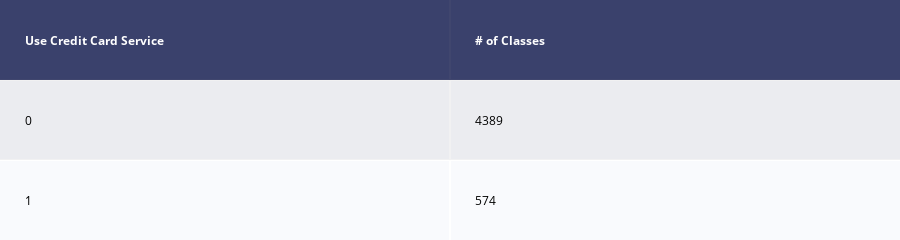

Notebook cell for this chart:
### Code cell
draw_col_shape(df_prediction,var_to_predict)

### Figure 1 — Plotly figure (JSON) as saved in the notebook; plotly's stock layout.template omitted (floating-point values rounded to 4 significant figures)
{"data": [{"colorscale": [[0, "#00083e"], [0.5, "#ededee"], [1, "#ffffff"]], "hoverinfo": "none", "opacity": 0.75, "showscale": false, "type": "heatmap", "z": [[0, 0], [0.5, 0.5], [1, 1]]}], "layout": {"annotations": [{"align": "left", "font": {"color": "#ffffff"}, "showarrow": false, "text": "<b>Use Credit Card Service</b>", "x": -0.45, "xanchor": "left", "xref": "x", "y": 0, "yref": "y"}, {"align": "left", "font": {"color": "#ffffff"}, "showarrow": false, "text": "<b># of Classes</b>", "x": 0.55, "xanchor": "left", "xref": "x", "y": 0, "yref": "y"}, {"align": "left", "font": {"color": "#000000"}, "showarrow": false, "text": "0", "x": -0.45, "xanchor": "left", "xref": "x", "y": 1, "yref": "y"}, {"align": "left", "font": {"color": "#000000"}, "showarrow": false, "text": "4389", "x": 0.55, "xanchor": "left", "xref": "x", "y": 1, "yref": "y"}, {"align": "left", "font": {"color": "#000000"}, "showarrow": false, "text": "1", "x": -0.45, "xanchor": "left", "xref": "x", "y": 2, "yref": "y"}, {"align": "left", "font": {"color": "#000000"}, "showarrow": false, "text": "574", "x": 0.55, "xanchor": "left", "xref": "x", "y": 2, "yref": "y"}], "height": 140, "margin": {"b": 0, "l": 0, "r": 0, "t": 0}, "xaxis": {"dtick": 1, "gridwidth": 2, "showticklabels": false, "tick0": -0.5, "ticks": "", "zeroline": false}, "yaxis": {"autorange": "reversed", "dtick": 1, "gridwidth": 2, "showticklabels": false, "tick0": 0.5, "ticks": "", "zeroline": false}}}
